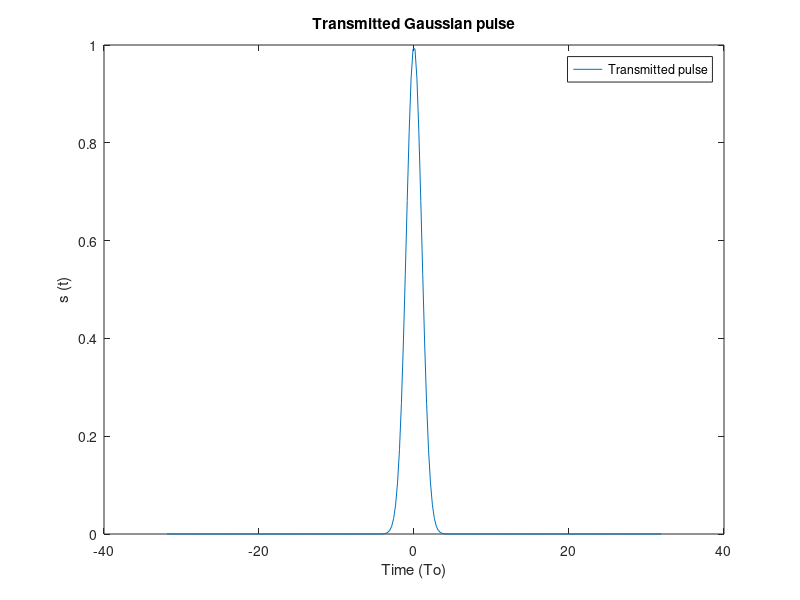
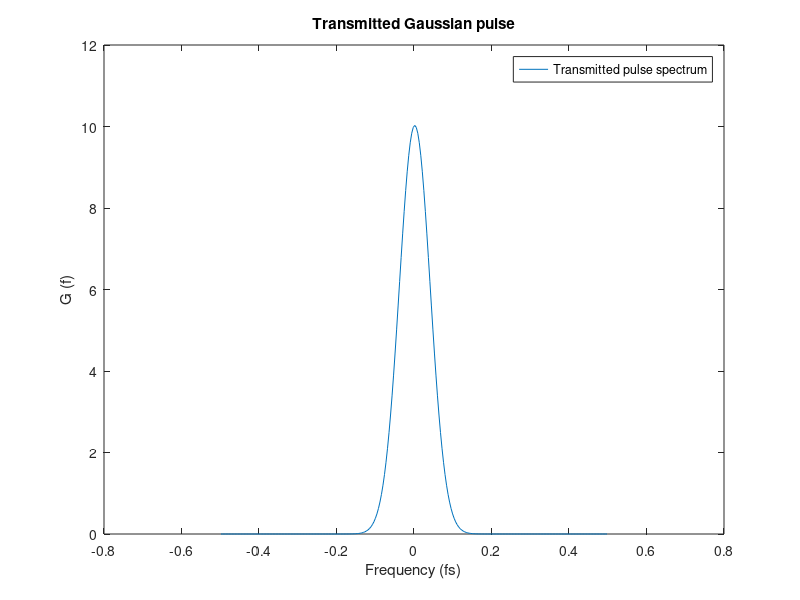

The MATLAB script that drew these images, in order: (Note: this script raises an error after producing the figures.)
% Gaussian pulse distortion due to polarization mode dispersion

% Montana State University 
% Electrical & Computer Engineering Department
% Created by Alexander Salois
% Modeified by Ioannis Roudas (7/27/20)

%% Preliminary commands 

close all;
clear all;
clc; 

%% Simulation parameters

% Signal parameters
Ts = 1; % sampling period
Fs = 1/Ts; % sampling frequency 
num_samples_To = 4; % number of samples per To time interval
To = num_samples_To * Ts; % Gaussian pulse std deviation
num_To_intervals = 64; % number of To time intervals to be simulated
Tsim = num_To_intervals * To; % Total simulation time
nfft = num_samples_To * num_To_intervals; % Number of simulated samples
df = 1 / Tsim; % Frequency spacing in the frequency domain

% Fiber parameters
num_modes = 2; % number of modes that includes polarizations (smf w/ x y)
num_fibers = 1; % number of fibers to simulate
num_fiber_sections = 100; %number of fiber sections
tau = To/10; % Differential group delay (DGD) between x,y SOPs per segment

% Launch conditions

phi = pi/8; % Phase difference between x,y SOPs 
launch_jones_vector = [cos(phi); sin(phi)]; % Launch Jones vector


%% Gaussian pulse generation

t = (-Tsim/2 + Ts/2):Ts:(Tsim/2 - Ts/2); % time vector
g = exp(-t.^2/(2*To^2)); % Gaussian vector

%% Plot a Gaussian pulse

figure()
plot(t/To,g), 
legend('Transmitted pulse')
xlabel('Time (To)'), ylabel('s (t)')
title('Transmitted Gaussian pulse')

%% Gaussian pulse spectrum

Y = fft(g); %  fft
G = fftshift(Y); % zero-centered spectrum
f = ((-nfft/2+1/2):(nfft/2-1/2))*df; % zero-centered frequency range

%% Plot a Gaussian pulse spectrum

figure()
plot(f/Fs,abs(G)), 
legend('Transmitted pulse spectrum')
xlabel('Frequency (fs)'), ylabel('G (f)')
title('Transmitted Gaussian pulse')


%% Transfer matrix of the SMF

% You can make the transfer matrix generation into an *.m file

rng(0,'twister'); % Initialize the random number generator
theta = 2*pi*rand(num_fiber_sections+1,1); %Generate random phases

%We will create nfft 2x2 random matrices

output_matrix = zeros(2,2,nfft); % Fiber transfer matrix initialization

for k=1:nfft % For all frequencies
    
    d = delay_matrix(f(k), tau);
    output_matrix(:,:,k) = rotation_matrix(theta(1));
    
    for i=1:num_fiber_sections
        output_matrix(:,:,k) = rotation_matrix(theta(i+1))*d*output_matrix(:,:,k);
    end
    
end

%% Signal propagation through the SMF

% You can multiply the transfer matrix at each frequency with the input
% Jones vector. This will give us an output Jones vector per frequency.
% Each Jones vector is scaled by the pulse spectrum G(f(k))



